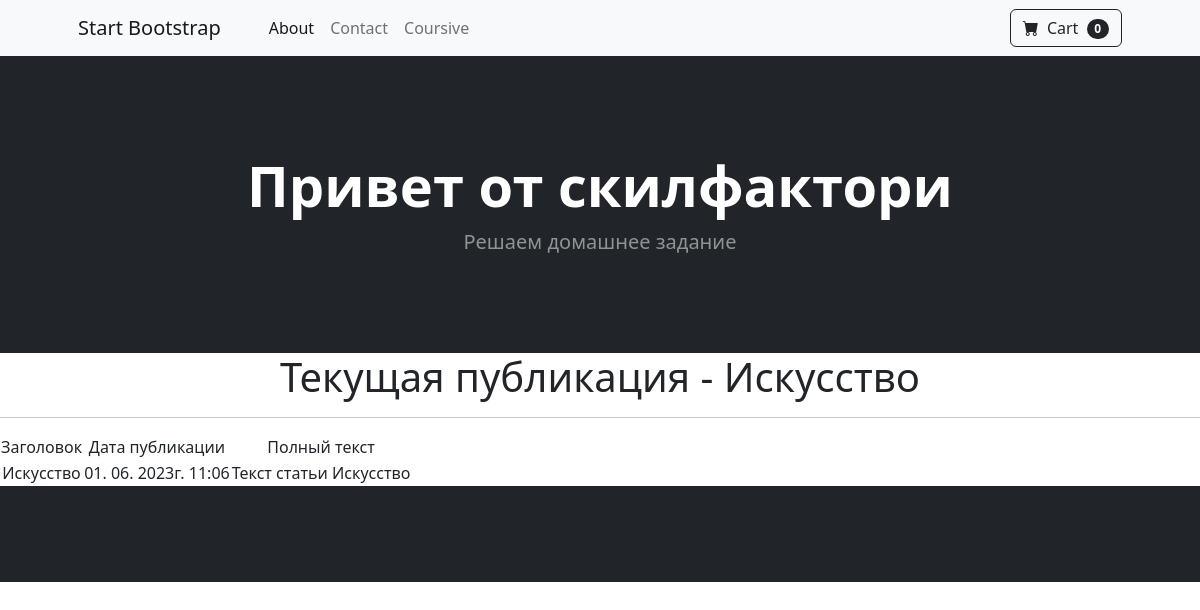
Screenshot of /news/1 with the database file from the repository.
### newsapp/models.py (models this page shows, shortened)
class Post(models.Model):
    article = 'AR'
    news = 'NW'
    CHOICE = [
        (article, 'Статья'),
        (news, 'Новость')
    ]
    category = models.CharField(max_length=2,
                                choices=CHOICE,
                                default=article)
    adding_time = models.DateTimeField(auto_now_add=True)
    post_title = models.CharField(max_length=255)
    post_text = models.TextField()
    post_rating = models.IntegerField(default=0)
    post_author = models.ForeignKey(Author, on_delete=models.CASCADE, related_name='posts')
    post_category = models.ManyToManyField(Category, through='PostCategory')

### newsapp/views.py (the view)
# urls.py: path('<int:pk>', PostDetail.as_view()),
class PostDetail(DetailView):
    model = Post
    template_name = 'post.html'
    context_object_name = 'post'  # название объекта

### newsapp/templatetags/custom_filters.py (called while the page is built)
@register.filter(name='Censor')
def Censor(value):
    negative_words = ['ругательства', 'политика', 'толерантность']
    censored_value = value
    for word in negative_words:
        censored_value = censored_value.replace(word, '*****')
    return censored_value

### templates/post.html (shortened to what this page needs)
{% extends 'flatpages/default.html' %}
{% load custom_filters %}
{% block content %}
    <h1>Текущая публикация - {{post.post_title|Censor}} </h1>
    <hr>
    {% if post %}
        <table>
            <tr>
                <td>
                    Заголовок
                </td>
                <td>
                    Дата публикации
                </td>
                <td>
                    Полный текст
                </td>
            </tr>
            <tr>
                <td>
                    {{ post.post_title|Censor }}
                </td>
                <td>
                    {{ post.adding_time|date:'d. m. Yг. H:m' }}
                </td>
                <td>
                    {{ post.post_text|Censor}}
                </td>
            </tr>
        </table>
    {% else %}
        <h2>Новости будут добавлены позднее!</h2>
    {% endif %}
{% endblock content %}

### rows the page displays
Post: post_title|Censor "Искусство", adding_time "01. 06. 2023г. 11:06", post_text|Censor "Текст статьи Искусство"
